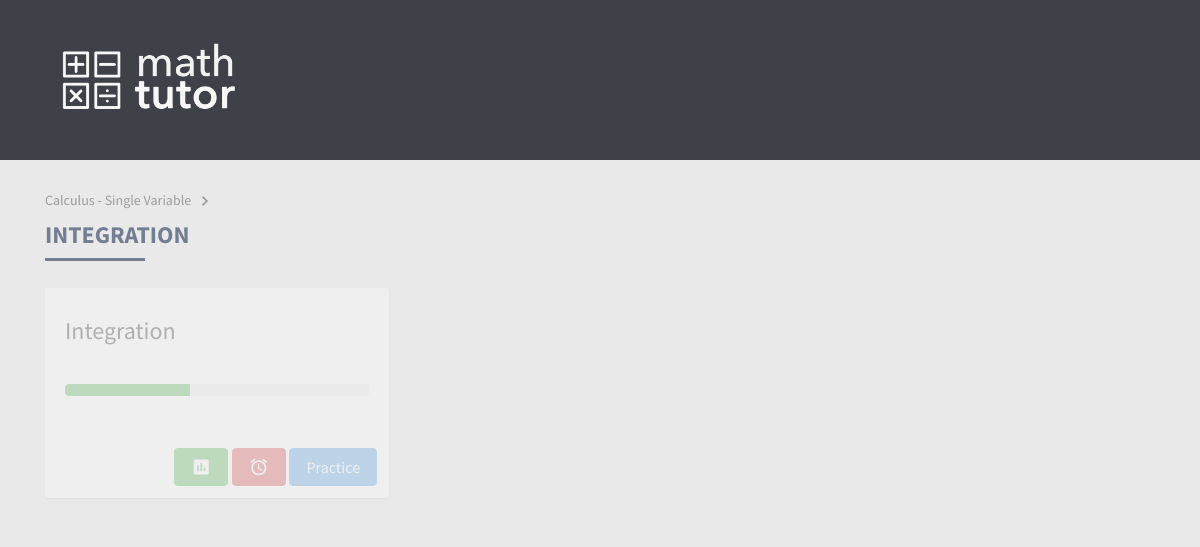
Before: /course/1/topic/3 with the older database file.
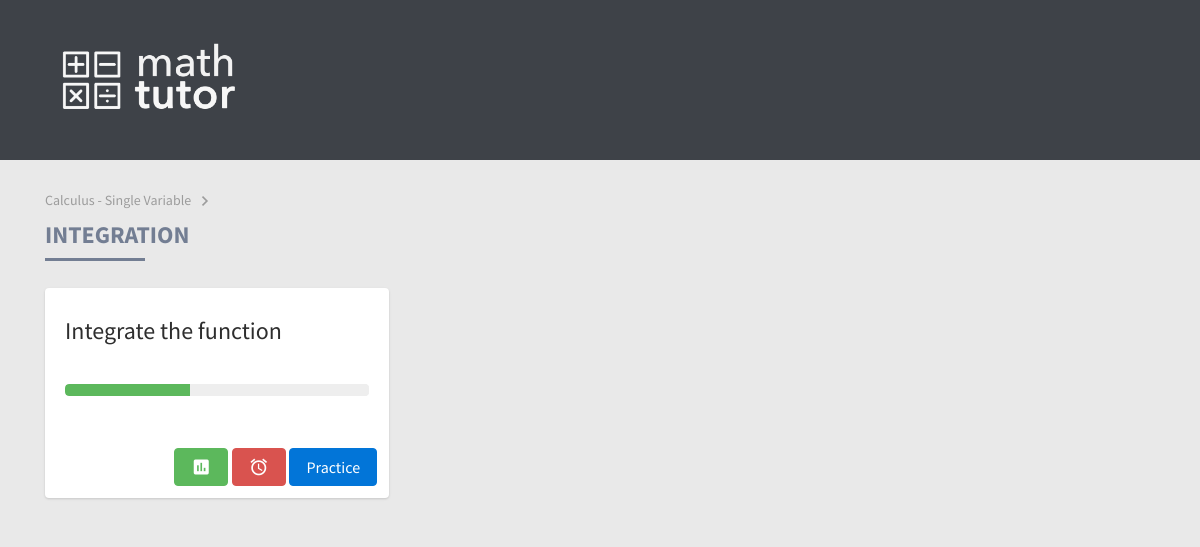
After: the same page with the newer database file.
### main/models.py (models this page shows, shortened)
class Exercise(models.Model):
	exercise_name = models.CharField(max_length=200)
	exercise_active = models.BooleanField(default = False)
	file_name = models.CharField(max_length=200)
	topic = models.ForeignKey(Topic, on_delete=models.CASCADE)

### main/views.py (the view)
# urls.py: url(r'^course/(?P<course_id>[0-9])/topic/(?P<topic_id>[0-9])$', views.topic, name='topic'),
def topic(request, course_id, topic_id):
    course = get_object_or_404(Course, pk=course_id)
    topic = get_object_or_404(Topic, pk=topic_id)
    return render(request, 'topic.html', {
        'progressRange': range(0, 100),
        'course': course,
        'topic': topic,
    })

### main/templates/topic.html
{% extends "header.html" %}
{% block content %}
  {% load staticfiles %}
  <span class="path">
  <a href="/course/{{ course.id }}">{{ course.course_name }}</a> <i class="material-icons">keyboard_arrow_right</i>
  </span>
  <h3>{{ topic.topic_name }}</h3>
  <hr>
  <br>
  {% if topic.exercise_set.all %}
  <div class="exercises">
    {% for exercise in topic.exercise_set.all %}
        <div class="exercise card {% if not exercise.exercise_active %}inactive{% endif %}">
          <div class="card-block">
            <h4 class="card-title">{{ exercise.exercise_name }}</h4>
            <p class="card-text">
              <br>
              {% with progressRange|random as progress %}
              <progress class="progress progress-success" value="{{progress}}" max="100"></progress>
              {% endwith %}
            </p>
          </div>
          <div class="card-footer text-xs-right">
            <button type="button" class="btn btn-success"><i class="material-icons">assessment</i></button>
            <button type="button" class="btn btn-danger"><i class="material-icons">alarm</i></button>
            <a href="/course/{{ course.id }}/topic/{{ topic.id }}/exercise/{{ exercise.id }}"><button type="button" class="btn btn-primary {% if not exercise.exercise_active %}disabled{% endif %}">Practice</button></a>
          </div>
        </div>
    {% endfor %}
  </div>
  {% endif %}
{% endblock %}

Changed rows visible on the page:
changed Exercise: exercise_active False → True (drawn); exercise_name "Integration" → "Integrate the function"
